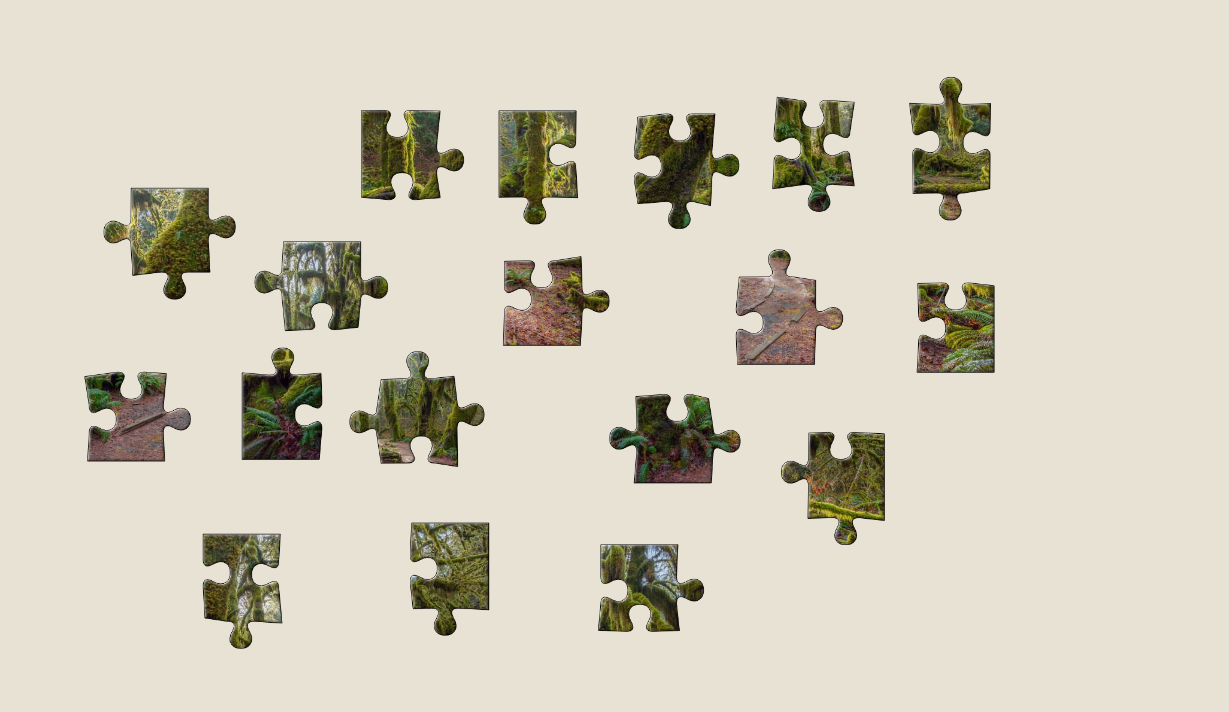
#> input picture jigsaw_solver/images/18_piece.png, 1229 x 712 px, found by its file name
$ python helper.py
#> lines starting #> are read from the running program, lines starting #| are printed output that depends on the picture; after the words box and inside, x2 and y2 are one past the last pixel; in counts of white or black regions, pixels touching at a corner belong together
import cv2 as cv
import numpy as np

original_path = 'C:\\Users\\Hadi\\Desktop\\Computer Vision\\cv_project\\18_piece.png'

# Load the image
image = cv.imread(original_path)
#> image is the input picture: shape (712, 1229, 3); mean B, G, R 190.7, 206.2, 212.1

# Convert the image to grayscale
gray = cv.cvtColor(image, cv.COLOR_BGR2GRAY)
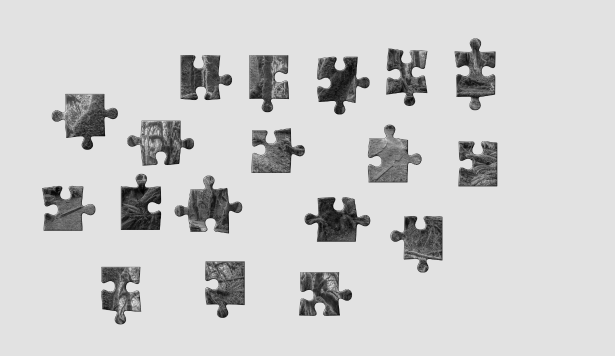
#> gray: shape (712, 1229) (shown at 1/2 size); min 0, max 242, mean 206

# Apply adaptive thresholding to obtain a binary image
_, binary = cv.threshold(gray, 225, 255, cv.THRESH_BINARY_INV)
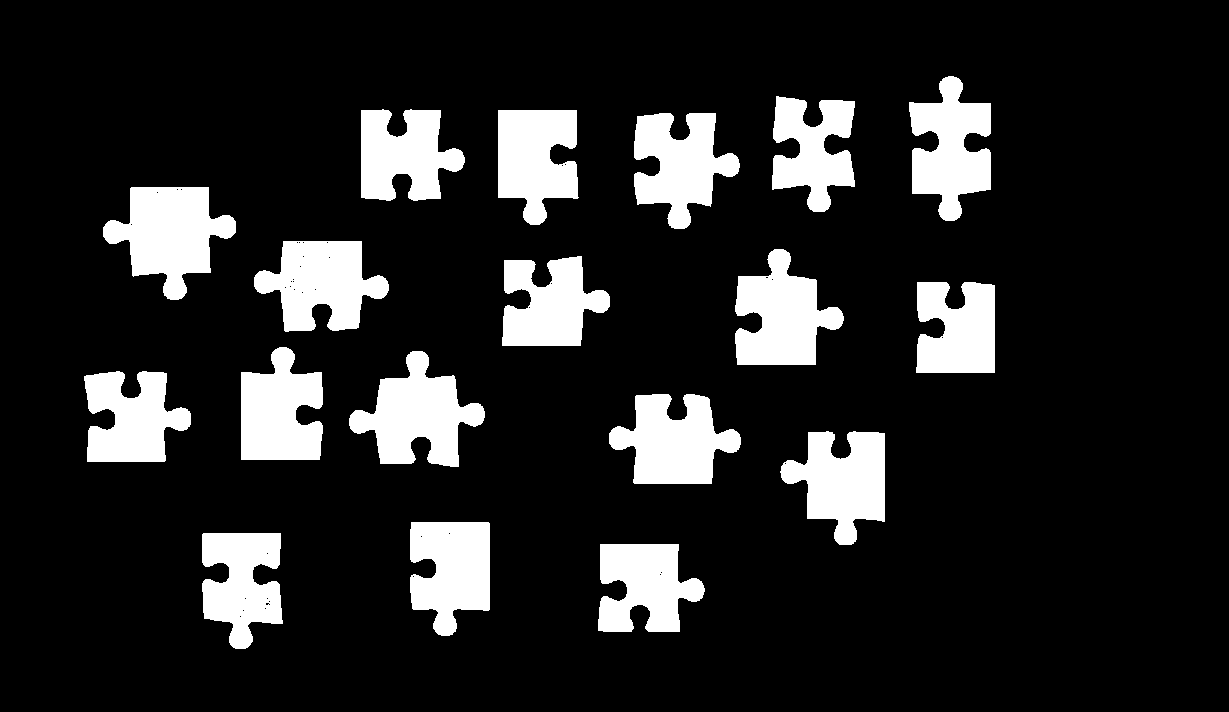
#> binary: shape (712, 1229); 14.7% white; 18 white regions

# Find contours in the binary image
contours, _ = cv.findContours(binary, cv.RETR_EXTERNAL, cv.CHAIN_APPROX_SIMPLE)
#> contours = 18 contours; largest, box (x1, y1, x2, y2) and area: (103, 187, 236, 300) 8196, (349, 351, 485, 467) 7856, (735, 249, 844, 365) 7490, (254, 241, 389, 332) 7490, (609, 394, 741, 484) 7320

# Draw contours on the original image and extract color information
image_with_contours = image.copy()

contour_colors = []
total_segments = 0
puzzle_pieces = {}
for i, contour in enumerate(contours):

    cv.drawContours(image_with_contours, [contour], -1, (0, 255, 0), 2)

    contour_points = contour[:, 0, :]
    # Draw the approximated contour

    # Extract contour points
    contour_points = contour[:, 0, :]

    # Sample color from the original image at each contour point
    #contour_colors.append([image[y, x] for x, y in contour_points])

    total_segments += 1

    top_left = min(contour_points, key=lambda point: point[0] + point[1])
    top_right = max(contour_points, key=lambda point: point[0] - point[1])
    bottom_left = min(contour_points, key=lambda point: point[0] - point[1])
    bottom_right = max(contour_points, key=lambda point: point[0] + point[1])
    sorted_points = sorted(contour_points, key=lambda point: point[0])
    cv.circle(image_with_contours, tuple(top_left), 5, (0, 0, 255), -1)
    cv.circle(image_with_contours, tuple(top_right), 5, (0, 0, 255), -1)
    cv.circle(image_with_contours, tuple(bottom_left), 5, (0, 0, 255), -1)
    cv.circle(image_with_contours, tuple(bottom_right), 5, (0, 0, 255), -1)

    top_edge = np.array([image[y, x] for x, y in np.linspace(top_left+(0,3), top_right+(0,3), num=100, dtype=int)])
    bottom_edge = np.array([image[y, x] for x, y in np.linspace(bottom_left-(0,3), bottom_right-(0,3), num=100, dtype=int)])
    left_edge = np.array([image[y, x] for x, y in np.linspace(top_left+(3,0), bottom_left+(3,0), num=100, dtype=int)])
    right_edge = np.array([image[y, x] for x, y in np.linspace(top_right-(3,0), bottom_right-(3,0), num=100, dtype=int)])

    puzzle_pieces[i+1] = {
        'top_edge': top_edge,
        'bottom_edge': bottom_edge,
        'left_edge': left_edge,
        'right_edge': right_edge
    }
    moments = cv.moments(contour)
    if moments["m00"] != 0:
        centroid_x = int(moments["m10"] / moments["m00"])
        centroid_y = int(moments["m01"] / moments["m00"])

        cv.circle(image_with_contours, (centroid_x, centroid_y), 5, (0, 0, 255), -1)


    contour_number = str(i + 1)
    cv.putText(image_with_contours, contour_number, (centroid_x, centroid_y), cv.FONT_HERSHEY_SIMPLEX, 1, (0, 0, 255), 2)
#> this loop made 18 passes
#> (top_left, top_right, bottom_left, bottom_right, centroid_x, centroid_y, contour_number) on passes 1 to 7: ([600, 544], [678, 544], [598, 630], [679, 631], 644, 585, '1'), ([203, 533], [280, 533], [204, 618], [282, 623], 241, 582, '2'), ([411, 522], [489, 523], [412, 608], [488, 610], 450, 569, '3'), ([808, 432], [884, 433], [807, 518], [884, 521], 842, 480, '4'), ([636, 395], [709, 399], [633, 482], [711, 483], 673, 441, '5'), ([84, 376], [166, 373], [87, 461], [164, 461], 131, 418, '6'), ([380, 379], [454, 376], [380, 463], [458, 466], 417, 415, '7')
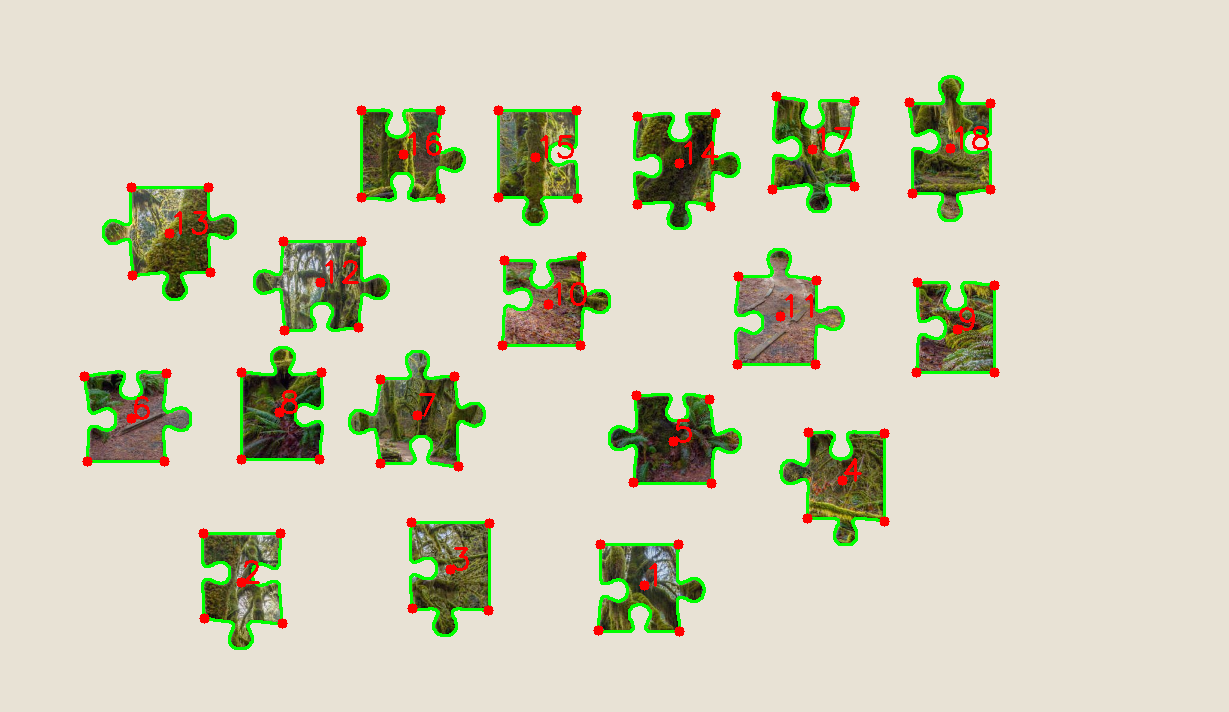
#> image_with_contours: shape (712, 1229, 3); 4.19% of pixels changed, all inside (x1, y1, x2, y2) = (79, 75, 1000, 650)
#> after the loop, puzzle_pieces = 18 items; total_segments = 18


print("Total contour segments:", total_segments)
#| Total contour segments: 18

# Display the original image with contours and corner dots
cv.imshow("Original Image with Contours and Corners", image_with_contours)
cv.waitKey(0)
cv.destroyAllWindows()

# Print the extracted contour colors
for i, colors in enumerate(contour_colors):
    print(f"Contour {i + 1} colors:")
    for color in colors:
        print(color)

$ run again, with jigsaw_solver/images/12_piece_new.png copied over jigsaw_solver/images/18_piece.png
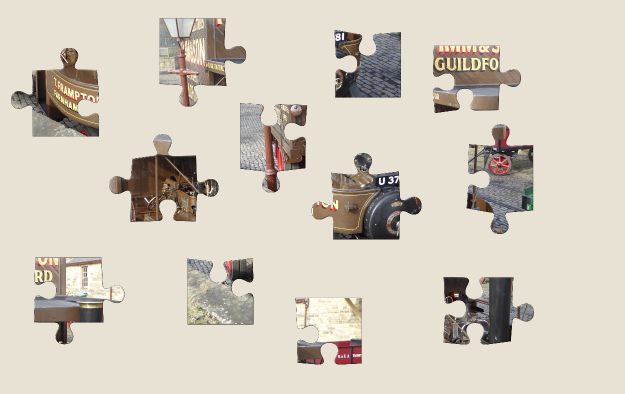
#> input picture jigsaw_solver/images/12_piece_new.png, 1250 x 787 px, found by its file name (shown at 1/2 size)
#> image is the input picture: shape (787, 1250, 3); mean B, G, R 191, 203.2, 210.6
#> `_, binary = cv.threshold(gray, 225, 255, cv.THRESH_BINARY_INV)`:
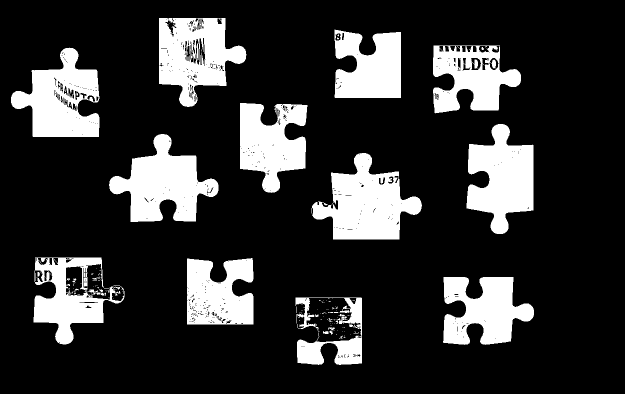
#> binary: shape (787, 1250) (shown at 1/2 size); 19.7% white; 153 white regions (122 under 20 px)
#> contours = 80 contours, 64 with area under 20; largest, box (x1, y1, x2, y2) and area: (623, 306, 844, 479) 21086, (318, 36, 493, 214) 19978, (218, 268, 437, 444) 19351, (22, 95, 199, 274) 18881, (67, 515, 249, 689) 18852
#> the loop `for i, contour in enumerate(contours): ` made 80 passes
#> (top_left, top_right, bottom_left, bottom_right, centroid_x, centroid_y, contour_number) on passes 3, 15, 16, 20, 24, 28, 33: ([681, 673], [684, 672], [678, 676], [684, 676], 682, 674, '3'), ([659, 662], [664, 663], [662, 668], [665, 667], 661, 664, '15'), ([647, 662], [656, 663], [646, 666], [656, 667], 651, 664, '16'), ([656, 655], [668, 655], [656, 658], [669, 657], 663, 656, '20'), ([698, 649], [705, 650], [699, 653], [705, 652], 701, 650, '24'), ([671, 642], [675, 641], [672, 646], [675, 646], 673, 642, '28'), ([657, 637], [664, 639], [658, 643], [664, 643], 659, 639, '33')
#> after the loop `for i, contour in enumerate(contours):`:
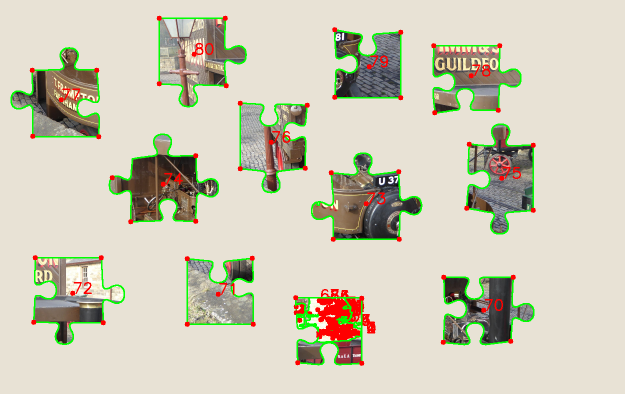
#> image_with_contours: shape (787, 1250, 3) (shown at 1/2 size); 4.54% of pixels changed, all inside (x1, y1, x2, y2) = (21, 31, 1072, 732)
#> after the loop `for i, contour in enumerate(contours):`: puzzle_pieces = 80 items; total_segments = 80
#| Total contour segments: 80
